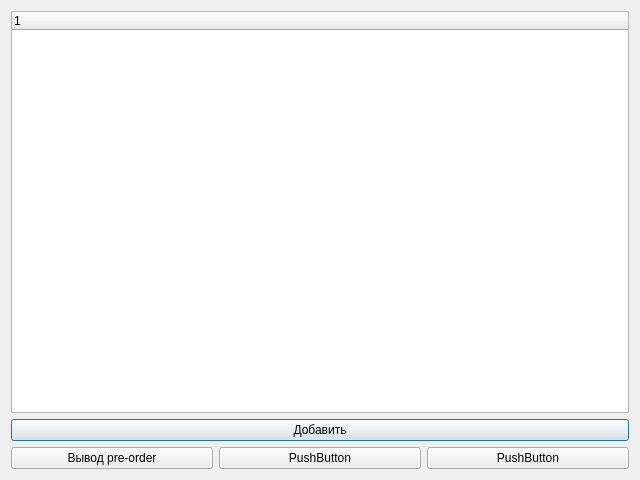
<?xml version="1.0" encoding="UTF-8"?>
<ui version="4.0">
 <class>TreeWindow</class>
 <widget class="QDialog" name="TreeWindow">
  <property name="geometry">
   <rect>
    <x>0</x>
    <y>0</y>
    <width>640</width>
    <height>480</height>
   </rect>
  </property>
  <property name="windowTitle">
   <string>Dialog</string>
  </property>
  <layout class="QVBoxLayout" name="verticalLayout">
   <item>
    <widget class="QTreeWidget" name="treeWidget">
     <column>
      <property name="text">
       <string notr="true">1</string>
      </property>
     </column>
    </widget>
   </item>
   <item>
    <widget class="QPushButton" name="pushButton">
     <property name="text">
      <string>Добавить</string>
     </property>
    </widget>
   </item>
   <item>
    <layout class="QHBoxLayout" name="horizontalLayout">
     <item>
      <layout class="QHBoxLayout" name="horizontalLayout_2">
       <item>
        <widget class="QPushButton" name="pushButton_4">
         <property name="text">
          <string>Вывод pre-order</string>
         </property>
        </widget>
       </item>
       <item>
        <widget class="QPushButton" name="pushButton_3">
         <property name="text">
          <string>PushButton</string>
         </property>
        </widget>
       </item>
       <item>
        <widget class="QPushButton" name="pushButton_2">
         <property name="text">
          <string>PushButton</string>
         </property>
        </widget>
       </item>
      </layout>
     </item>
    </layout>
   </item>
  </layout>
 </widget>
 <resources/>
 <connections/>
</ui>
